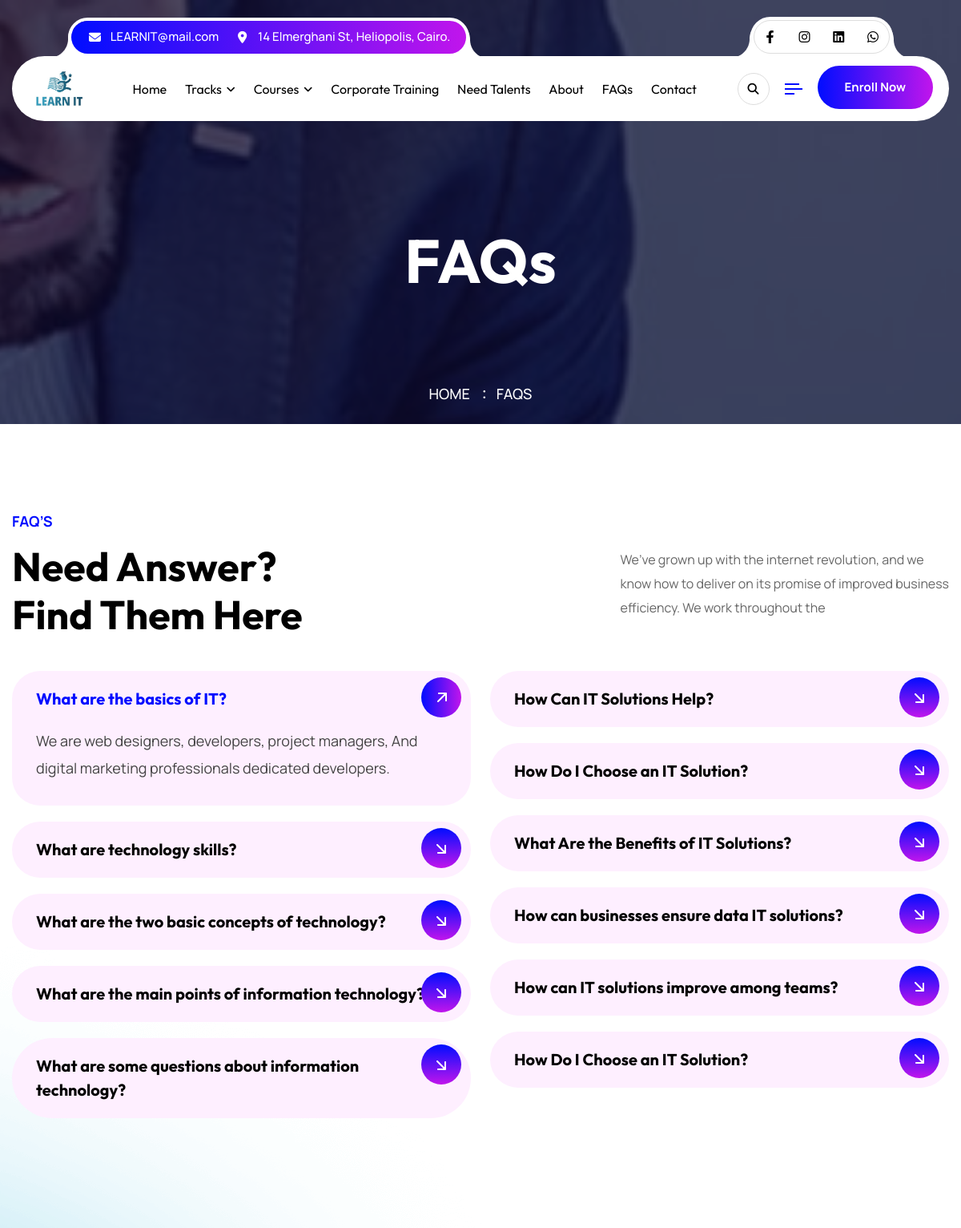
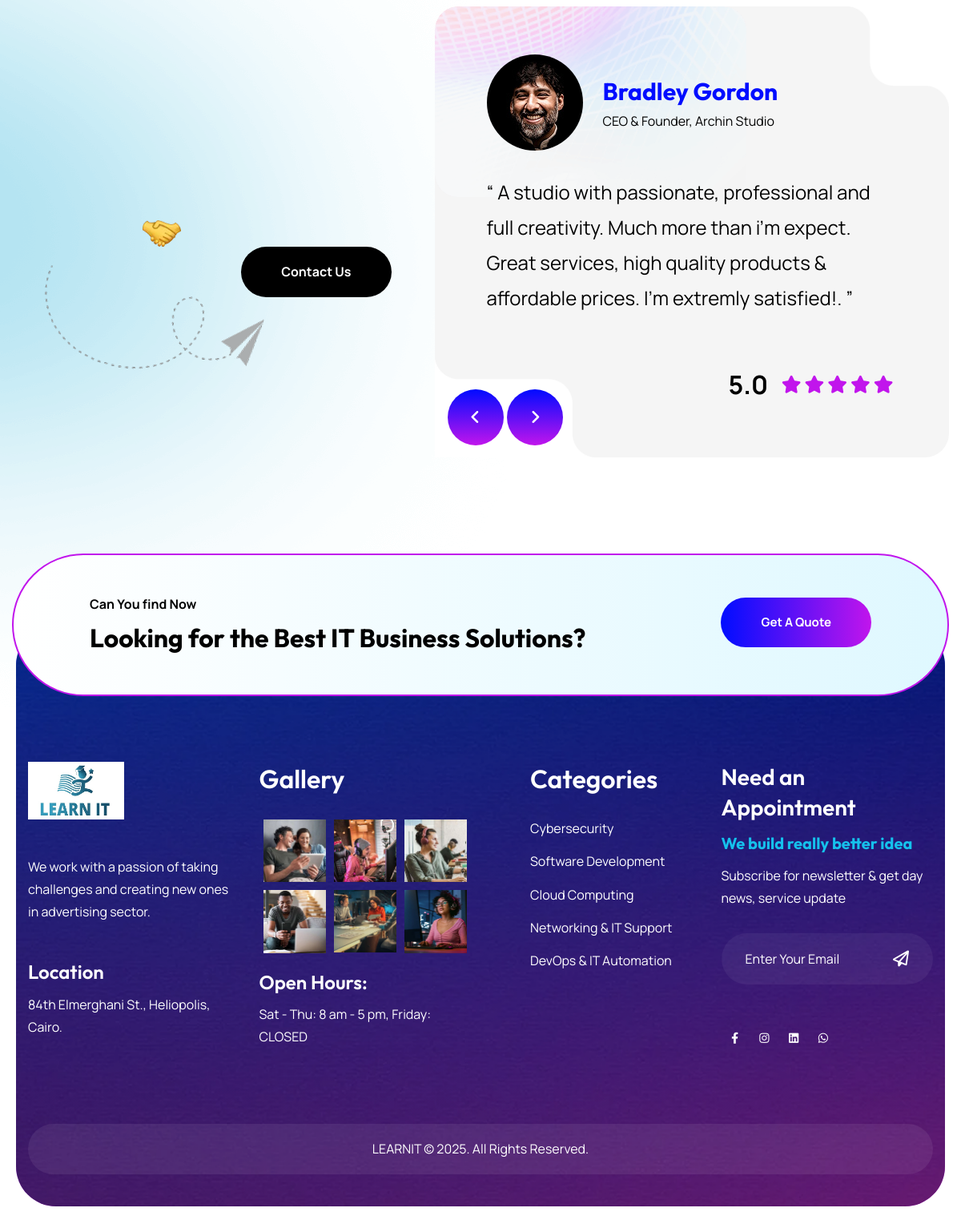
The page /faqs/ on the database its author committed (2 pictures, top to bottom).
### core/models.py (models this page shows, shortened)
class Category(models.Model):
    name = models.CharField(max_length=255, unique=True)
    description = models.TextField(blank=True, null=True)
    created_at = models.DateTimeField(auto_now_add=True)
    class Meta:
        verbose_name_plural = "categories"

### core/views.py (the view)
# urls.py: path('faqs/', faqs, name='faqs'),
def faqs(request):
    context = {
        'page_title' : 'FAQs'
    }
    return render(request, 'core/faqs.html', context)

### templates/core/faqs.html (shortened to what this page needs)
{% extends 'layout/base.html' %}
{% load static %}
{% block content %}
{% include 'layout/partials/_pagetitle.html' %}
<section class="faq-two">
    <div class="auto-container">
        <div class="sec-title">
            <div class="d-flex justify-content-between align-items-center flex-wrap">
                <div class="left-box">
                    <div class="sec-title_title">
                        FAQ’s
                        <div class="sec-title_dots">
                        </div>
                    </div>
                    <h2 class="sec-title_heading">Need Answer? <br> Find Them Here</h2>
                </div>
                <div class="right-box">
                    <div class="sec-title_text">We’ve grown up with the internet revolution, and we <br> know how to
                        deliver on its promise of improved business <br> efficiency. We work throughout the</div>
                </div>
            </div>
        </div>
        <div class="row clearfix">
            <div class="column col-lg-6 col-md-6 col-sm-12">
                <ul class="accordion-box style-two">
                    <li class="accordion block active-block">
                        <div class="acc-btn active">
                            <div class="icon-outer"><span class="icon"><img
                                        src="{% static 'assets/images/icons/faq-arrow.svg' %}" alt="" /></span></div>
                            What are the basics of IT?
                        </div>
                        <div class="acc-content current">
                            <div class="content">
                                <div class="text">We are web designers, developers, project managers, And digital
                                    marketing professionals dedicated developers.</div>
                            </div>
                        </div>
                    </li>
                    <li class="accordion block">
                        <div class="acc-btn">
                            <div class="icon-outer"><span class="icon"><img
                                        src="{% static 'assets/images/icons/faq-arrow.svg' %}" alt="" /></span></div>
                            What are technology skills?
                        </div>
                    </li>
                    <li class="accordion block">
                        <div class="acc-btn">
                            <div class="icon-outer"><span class="icon"><img
                                        src="{% static 'assets/images/icons/faq-arrow.svg' %}" alt="" /></span></div>
                            What are the two basic concepts of technology?
                        </div>
                    </li>
                    <li class="accordion block">
                        <div class="acc-btn">
                            <div class="icon-outer"><span class="icon"><img
                                        src="{% static 'assets/images/icons/faq-arrow.svg' %}" alt="" /></span></div>
                            What are the main points of information technology?
                        </div>
                    </li>
                    <li class="accordion block">
                        <div class="acc-btn">
                            <div class="icon-outer"><span class="icon"><img
                                        src="{% static 'assets/images/icons/faq-arrow.svg' %}" alt="" /></span></div>
                            What are some questions about information technology?
                        </div>
                    </li>
                </ul>
            </div>
            <div class="column col-lg-6 col-md-6 col-sm-12">
                <ul class="accordion-box style-two">
                    <li class="accordion block">
                        <div class="acc-btn">
                            <div class="icon-outer"><span class="icon"><img
                                        src="{% static 'assets/images/icons/faq-arrow.svg' %}" alt="" /></span></div>How
                            Can IT Solutions Help?
                        </div>
                    </li>
                    <li class="accordion block">
                        <div class="acc-btn">
                            <div class="icon-outer"><span class="icon"><img
                                        src="{% static 'assets/images/icons/faq-arrow.svg' %}" alt="" /></span></div>How
                            Do I Choose an IT Solution?
                        </div>
                    </li>
                    <li class="accordion block">
                        <div class="acc-btn">
                            <div class="icon-outer"><span class="icon"><img
                                        src="{% static 'assets/images/icons/faq-arrow.svg' %}" alt="" /></span></div>
                            What Are the Benefits of IT Solutions?
                        </div>
                    </li>
                    <li class="accordion block">
                        <div class="acc-btn">
                            <div class="icon-outer"><span class="icon"><img
                                        src="{% static 'assets/images/icons/faq-arrow.svg' %}" alt="" /></span></div>How
                            can businesses ensure data IT solutions?
                        </div>
                    </li>
                    <li class="accordion block">
                        <div class="acc-btn">
                            <div class="icon-outer"><span class="icon"><img
                                        src="{% static 'assets/images/icons/faq-arrow.svg' %}" alt="" /></span></div>How
                            can IT solutions improve among teams?
                        </div>
                    </li>
                    <li class="accordion block">
                        <div class="acc-btn">
                            <div class="icon-outer"><span class="icon"><img
                                        src="{% static 'assets/images/icons/faq-arrow.svg' %}" alt="" /></span></div>How
                            Do I Choose an IT Solution?
                        </div>
                    </li>
                </ul>
            </div>
        </div>
    </div>
</section>
{% include 'layout/partials/_testmonials.html' %}
{% include 'layout/partials/_footer2.html' %}
{% endblock %}

### templates/layout/partials/_footer2.html (shortened to what this page needs)
{% load static %}
<section class="cta-one style-two">
    <div class="auto-container">
        <div class="inner-container d-flex justify-content-between align-items-center flex-wrap">
            <div class="cta-one_content">
                <div class="cta-one_title">Can You find Now</div>
                <h3 class="cta-one_heading">Looking for the Best IT Business Solutions?</h3>
            </div>
            <div class="cta-one_btn">
                <div class="news-three_button">
                    <a href="{% url 'contact' %}" class="theme-btn btn-style-one">
                        <span class="btn-wrap">
                            <span class="text-one">get a Quote</span>
                        </span>
                    </a>
                </div>
            </div>
        </div>
    </div>
</section>
<footer class="footer-style_three">
    <div class="footer-style_three-bg_image"
        style="background-image: url( {% static 'assets/images/background/footer-three_bg.png' %})"></div>
    <div class="auto-container">
        <div class="widgets-section">
            <div class="row clearfix">
                <div class="big-column col-lg-6 col-md-12 col-sm-12">
                    <div class="row clearfix">
                        <div class="footer-three_column col-lg-6 col-md-6 col-sm-12">
                            <div class="footer-three_widget logo-widget">
                                <div class="footer-three_logo"><a href="{% url 'home' %}"><img
                                            src="{% static 'images/logo.jpg' %}" width="120" alt="" title=""></a></div>
                                <div class="footer-three_text">We work with a passion of taking challenges and creating
                                    new ones in advertising sector.</div>
                                <div class="footer-three_location-title">Location</div>
                                <div class="footer-three_location-text">84th Elmerghani St., Heliopolis, Cairo.</div>
                            </div>
                        </div>
                        <div class="footer-three_column col-lg-6 col-md-6 col-sm-12">
                            <div class="footer-three_widget gallery-widget">
                                <h3 class="footer-three_title">Gallery</h3>
                                <div class="gallery-outer d-flex flex-wrap clearfix">
                                    <div class="instagram-block_one">
                                        <div class="instagram-block_one-inner">
                                            <div class="instagram-block_one-image">
                                                <img src="{% static 'assets/images/gallery/instagram-1.jpg' %}"
                                                    alt="" />
                                            </div>
                                        </div>
                                    </div>
                                    <div class="instagram-block_one">
                                        <div class="instagram-block_one-inner">
                                            <div class="instagram-block_one-image">
                                                <img src="{% static 'assets/images/gallery/instagram-2.jpg' %}"
                                                    alt="" />
                                            </div>
                                        </div>
                                    </div>
                                    <div class="instagram-block_one">
                                        <div class="instagram-block_one-inner">
                                            <div class="instagram-block_one-image">
                                                <img src="{% static 'assets/images/gallery/instagram-3.jpg' %}"
                                                    alt="" />
                                            </div>
                                        </div>
                                    </div>
                                    <div class="instagram-block_one">
                                        <div class="instagram-block_one-inner">
                                            <div class="instagram-block_one-image">
                                                <img src="{% static 'assets/images/gallery/instagram-4.jpg' %}"
                                                    alt="" />
                                            </div>
                                        </div>
                                    </div>
                                    <div class="instagram-block_one">
                                        <div class="instagram-block_one-inner">
                                            <div class="instagram-block_one-image">
                                                <img src="{% static 'assets/images/gallery/instagram-5.jpg' %}"
                                                    alt="" />
                                            </div>
                                        </div>
                                    </div>
                                    <div class="instagram-block_one">
                                        <div class="instagram-block_one-inner">
                                            <div class="instagram-block_one-image">
                                                <img src="{% static 'assets/images/gallery/instagram-6.jpg' %}"
                                                    alt="" />
                                            </div>
                                        </div>
                                    </div>
                                </div>
                                <div class="footer-three_location-title">Open Hours:</div>
                                <div class="footer-three_location-text">Sat - Thu: 8 am - 5 pm, Friday: CLOSED</div>
                            </div>
                        </div>
                    </div>
                </div>
                <div class="big-column col-lg-6 col-md-12 col-sm-12">
                    <div class="row clearfix">
                        <div class="footer-three_column col-lg-6 col-md-6 col-sm-12">
                            <div class="footer-three_widget links-widget">
                                <h3 class="footer-three_title">Categories</h3>
                                <ul class="footer-three_list">
                                    {% for cat in cats %}
                                    <li><a href="#">{{cat.name}}</a></li>
                                    {% endfor %}
                                </ul>
                            </div>
                        </div>
                        <div class="footer-three_column col-lg-6 col-md-6 col-sm-12">
                            <div class="footer-three_widget appointment-widget">
                                <h3 class="footer-three_appointment-title">Need an Appointment</h3>
                                <div class="footer-three_appointment-subtitle">We build really better idea</div>
                                <div class="footer-three_appointment-text">Subscribe for newsletter & get day news,
                                    service update</div>
                                <div class="newsletter-box">
                                    <form method="post" action="{% url 'contact' %}">
                                        <div class="form-group">
                                            <input type="email" name="search-field" value=""
                                                placeholder="Enter Your Email" required>
                                            <button type="submit"
                                                class="theme-btn fa-solid fa-paper-plane fa-fw"></button>
                                        </div>
                                    </form>
                                </div>
                                <div class="footer-three_socials">
                                    <a target="_blank" href="https://www.facebook.com/Learnitacademyy"><i
                                            class="fa-brands fa-facebook-f"></i></a>
                                    <a target="_blank" href="https://instagram.com/"><i
                                            class="fa-brands fa-instagram"></i></a>
                                    <a target="_blank" href="https://www.linkedin.com/company/learnitacademyy/"><i
                                            class="fa-brands fa-linkedin"></i></a>
                                    <a target="_blank" href="https://wa.me/201090816894"><i
                                            class="fa-brands fa-whatsapp"></i></a>
                                </div>
                            </div>
                        </div>
                    </div>
                </div>
            </div>
        </div>
        <div class="footer-three_bottom">
            <div class="footer-three_copyright">LEARNIT &copy; 2025. All Rights Reserved.</div>
        </div>
    </div>
</footer>

### rows shown on the page
Category: name "Cybersecurity"
Category: name "Software Development"
Category: name "Cloud Computing"
Category: name "Networking & IT Support"
Category: name "DevOps & IT Automation"

### other values the page prints
{{ page_title }} "FAQs"
{{ page_title }} "FAQS"
